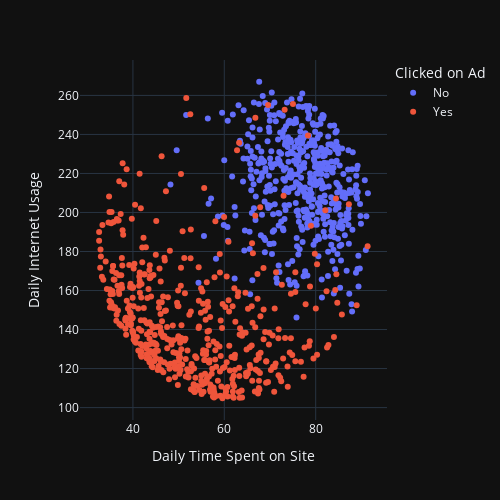

This figure's notebook cell:
### Code cell
fig = px.scatter(df, x='Daily Time Spent on Site', y='Daily Internet Usage', color='Clicked on Ad',
                 template='plotly_dark', width=500, height=500)
fig.show()

### Figure 1 — Plotly figure (JSON) as saved in the notebook; plotly's stock layout.template omitted (floating-point values rounded to 4 significant figures; data arrays with more than 128 entries replaced by an {"elided": "..."} marker saying what was removed)
{"data": [{"hovertemplate": "Clicked on Ad=No<br>Daily Time Spent on Site=%{x}<br>Daily Internet Usage=%{y}<extra></extra>", "legendgroup": "No", "marker": {"color": "#636efa", "symbol": "circle"}, "mode": "markers", "name": "No", "orientation": "v", "showlegend": true, "type": "scatter", "x": {"elided": "500 float values"}, "xaxis": "x", "y": {"elided": "500 float values"}, "yaxis": "y"}, {"hovertemplate": "Clicked on Ad=Yes<br>Daily Time Spent on Site=%{x}<br>Daily Internet Usage=%{y}<extra></extra>", "legendgroup": "Yes", "marker": {"color": "#EF553B", "symbol": "circle"}, "mode": "markers", "name": "Yes", "orientation": "v", "showlegend": true, "type": "scatter", "x": {"elided": "500 float values"}, "xaxis": "x", "y": {"elided": "500 float values"}, "yaxis": "y"}], "layout": {"height": 500, "legend": {"title": {"text": "Clicked on Ad"}, "tracegroupgap": 0}, "margin": {"t": 60}, "width": 500, "xaxis": {"anchor": "y", "domain": [0, 1], "title": {"text": "Daily Time Spent on Site"}}, "yaxis": {"anchor": "x", "domain": [0, 1], "title": {"text": "Daily Internet Usage"}}}}
